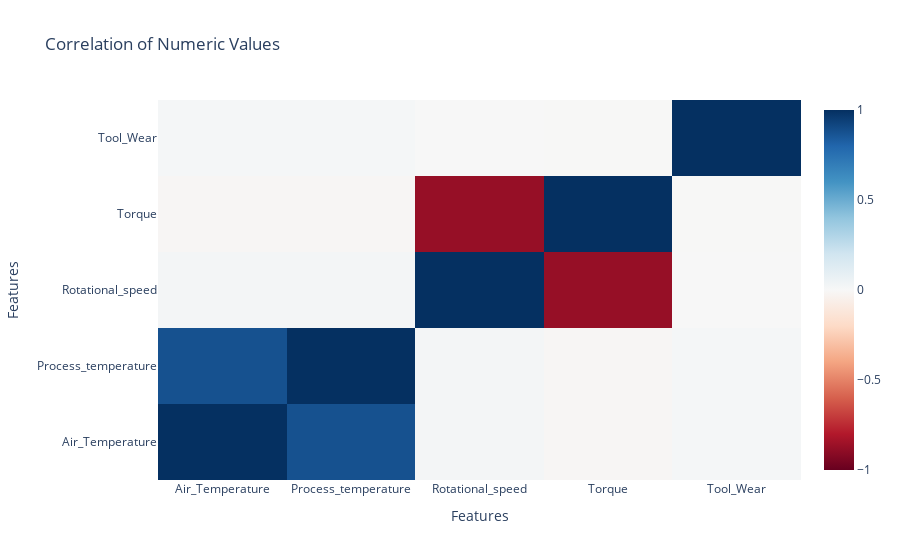

This figure's notebook cell:
### Code cell
import plotly.graph_objects as go

numeric_values = df[['Air_Temperature', 'Process_temperature', 'Rotational_speed', 'Torque', 'Tool_Wear']]
# Calculate correlation matrix
corr = numeric_values.corr()

# Create heatmap trace
heatmap_trace = go.Heatmap(z=corr.values,
                           x=corr.columns,
                           y=corr.columns,
                           colorscale='RdBu',
                           zmin=-1, zmax=1)

# Define layout
layout = go.Layout(title='Correlation of Numeric Values',
                   xaxis=dict(title='Features'),
                   yaxis=dict(title='Features'))

# Create figure
fig = go.Figure(data=[heatmap_trace], layout=layout)

# Show figure
fig.show()

### Figure 1 — Plotly figure (JSON) as saved in the notebook; plotly's stock layout.template omitted (floating-point values rounded to 4 significant figures)
{"data": [{"colorscale": [[0, "rgb(103,0,31)"], [0.1, "rgb(178,24,43)"], [0.2, "rgb(214,96,77)"], [0.3, "rgb(244,165,130)"], [0.4, "rgb(253,219,199)"], [0.5, "rgb(247,247,247)"], [0.6, "rgb(209,229,240)"], [0.7, "rgb(146,197,222)"], [0.8, "rgb(67,147,195)"], [0.9, "rgb(33,102,172)"], [1, "rgb(5,48,97)"]], "type": "heatmap", "x": ["Air_Temperature", "Process_temperature", "Rotational_speed", "Torque", "Tool_Wear"], "y": ["Air_Temperature", "Process_temperature", "Rotational_speed", "Torque", "Tool_Wear"], "z": [[1, 0.8761, 0.02267, -0.01378, 0.01385], [0.8761, 1, 0.01928, -0.01406, 0.01349], [0.02267, 0.01928, 1, -0.875, 0.0002231], [-0.01378, -0.01406, -0.875, 1, -0.003093], [0.01385, 0.01349, 0.0002231, -0.003093, 1]], "zmax": 1, "zmin": -1}], "layout": {"title": {"text": "Correlation of Numeric Values"}, "xaxis": {"title": {"text": "Features"}}, "yaxis": {"title": {"text": "Features"}}}}
